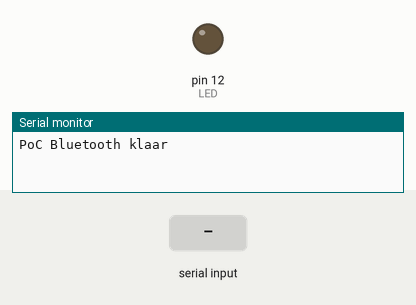
Simulated run of this sketch. Board: Arduino Nano, built with avr-gcc and run on an emulated ATmega328P. Parts: output pins drawn as LEDs (lit = HIGH), the last lines printed to the serial monitor. The inputs (shaded band) are chosen by the test bench.

Above: at 1.2 s.
1.3 s: "led on\n" received over the second serial link
At 2.5 s:
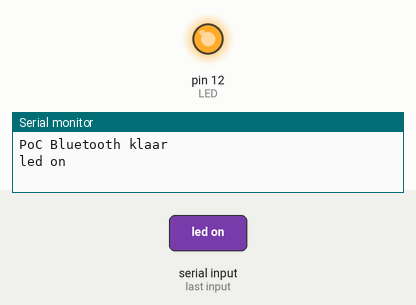
4.3 s: "led off\n" received over the second serial link
At 4.8 s:
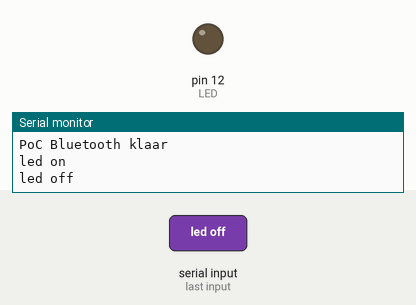
Timing chart, 0 to 7.3 s (numbered marks = the images above; inputs shaded):
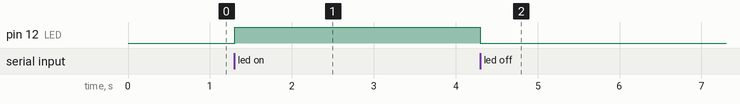

Measured:
- after the input at 1.3 s, pin 12 (LED): LOW → HIGH at once
- after the input at 4.3 s, pin 12 (LED): HIGH → LOW at once

The sketch:

poc_bluetooth.ino
```cpp
// =============================================================================
// Proof of concept draadloze communicatie - HC-06 (Bluetooth Classic, SPP)
// Duplex communicatie tussen Arduino Nano en laptop (PuTTY op de Bluetooth-COM-poort)
// =============================================================================
// Bedrading:
//   HC-06 TX  -> D7  (SoftwareSerial RX)
//   HC-06 RX  <- D8  via spanningsdeler: D8 - 1 kOhm - knooppunt - 2 kOhm - GND,
//                     HC-06 RX op het knooppunt (5 V -> 3,3 V)
//   HC-06 VCC -> 5V,  GND -> GND
//   LED + 220 Ohm op D12
// HC-06: 9600 baud (bevestigd). USB: 115200 baud.
//
// Werking:
//   * alles wat via Bluetooth binnenkomt wordt naar USB doorgestuurd en omgekeerd
//   * commando's via Bluetooth (afsluiten met Enter):
//       ping      -> antwoordt "pong <millis>"
//       led on    -> LED aan      led off -> LED uit
//   * elke 5 s stuurt de Arduino zelf "alive <n>" naar Bluetooth (toont zenden
//     zonder dat er eerst iets ontvangen is)
// =============================================================================
#include <SoftwareSerial.h>

SoftwareSerial bt(7, 8);   // RX, TX
const uint8_t LED = 12;

char line[24];
uint8_t len = 0;

void handle(const char *cmd)
{
  if (strcmp(cmd, "ping") == 0)        { bt.print(F("pong ")); bt.println(millis()); }
  else if (strcmp(cmd, "led on") == 0) { digitalWrite(LED, HIGH); bt.println(F("OK led on")); }
  else if (strcmp(cmd, "led off") == 0){ digitalWrite(LED, LOW);  bt.println(F("OK led off")); }
  else if (cmd[0])                     { bt.print(F("ERR onbekend: ")); bt.println(cmd); }
}

void setup()
{
  pinMode(LED, OUTPUT);
  Serial.begin(115200);
  bt.begin(9600);
  Serial.println(F("PoC Bluetooth klaar"));
  bt.println(F("PoC Bluetooth klaar - typ ping, led on, led off"));
}

void loop()
{
  while (bt.available())
  {
    char c = bt.read();
    Serial.write(c);                                   // BT -> USB (monitor)
    if (c == '\r' || c == '\n') { line[len] = '\0'; handle(line); len = 0; }
    else if (c == 8 || c == 127) { if (len) len--; }   // backspace uit PuTTY
    else if (len < sizeof(line) - 1 && isprint(c)) line[len++] = tolower(c);
  }
  while (Serial.available()) bt.write(Serial.read());  // USB -> BT

  static uint32_t last = 0;
  static uint16_t n = 0;
  if (millis() - last >= 5000) { last = millis(); bt.print(F("alive ")); bt.println(n++); }
}
```
